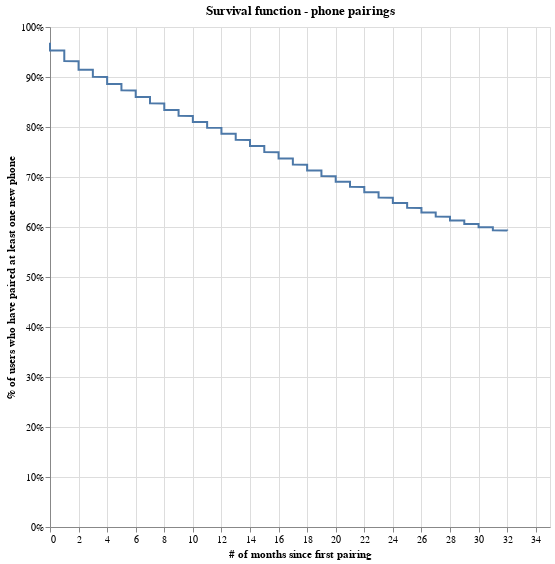

The notebook cell this image was saved under:
### Code cell
df = pd.DataFrame(kmf.survival_function_).reset_index()

df["timeline_months"] = round(df["timeline"] / 4)


alt.Chart(df).mark_line().encode(
    x=alt.X(
        "timeline_months:Q", axis=alt.Axis(title="# of months since first pairing")
    ),
    y=alt.Y(
        "KM_estimate:Q",
        axis=alt.Axis(
            title="% of users who have paired at least one new phone", format="%"
        ),
    ),
).properties(width=500, height=500, title="Survival function - phone pairings")

### Figure 1 — Vega-Lite specification as saved in the notebook (floating-point values rounded to 4 significant figures; data arrays with more than 128 entries replaced by an {"elided": "..."} marker saying what was removed)
{"config": {"view": {"continuousWidth": 400, "continuousHeight": 300}}, "data": {"name": "data-567f2404669a5edb593de364ff8d8036"}, "mark": "line", "encoding": {"x": {"type": "quantitative", "axis": {"title": "# of months since first pairing"}, "field": "timeline_months"}, "y": {"type": "quantitative", "axis": {"format": "%", "title": "% of users who have paired at least one new phone"}, "field": "KM_estimate"}}, "height": 500, "title": "Survival function - phone pairings", "width": 500, "$schema": "https://vega.github.io/schema/vega-lite/v4.8.1.json", "datasets": {"data-567f2404669a5edb593de364ff8d8036": {"elided": "1777 records"}}}
